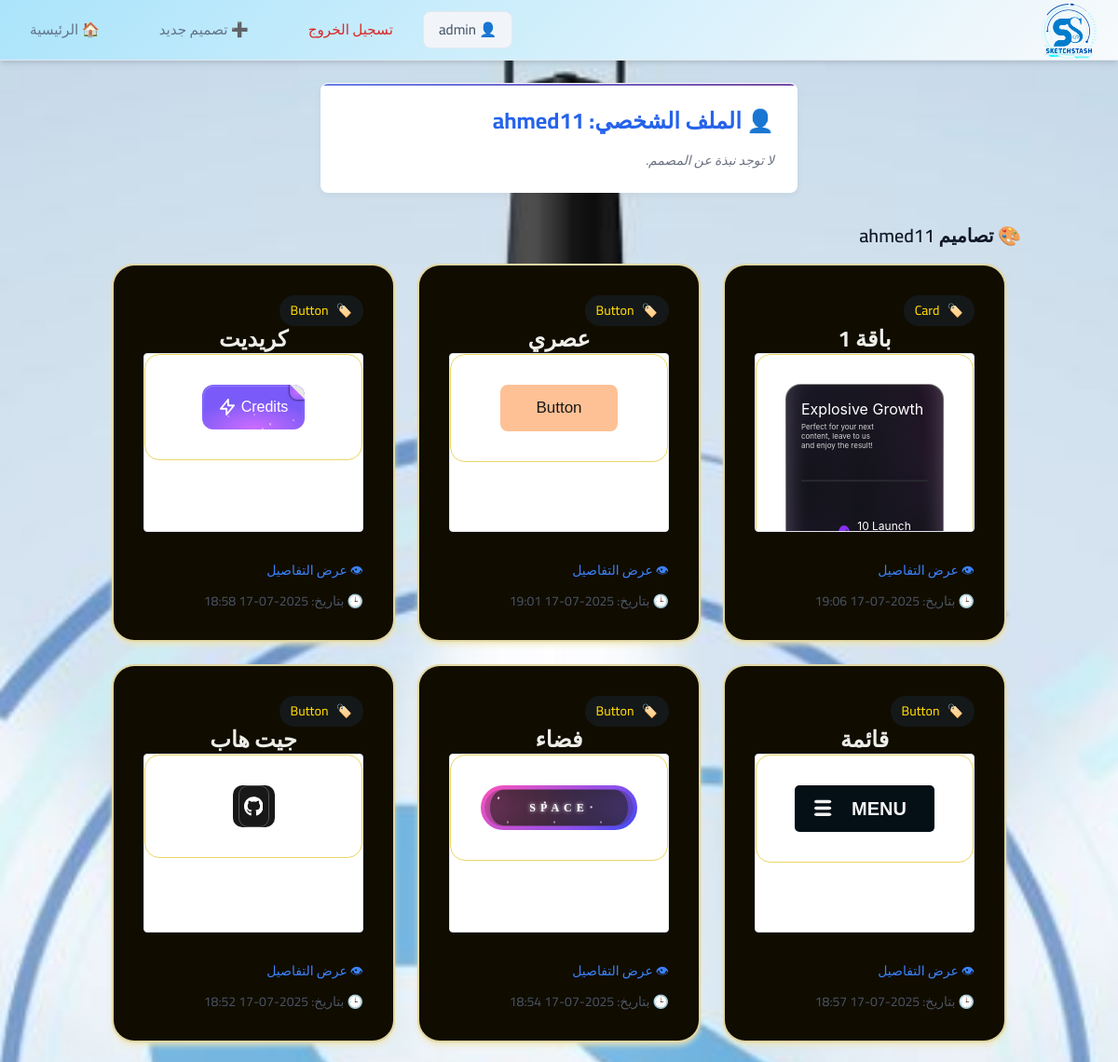
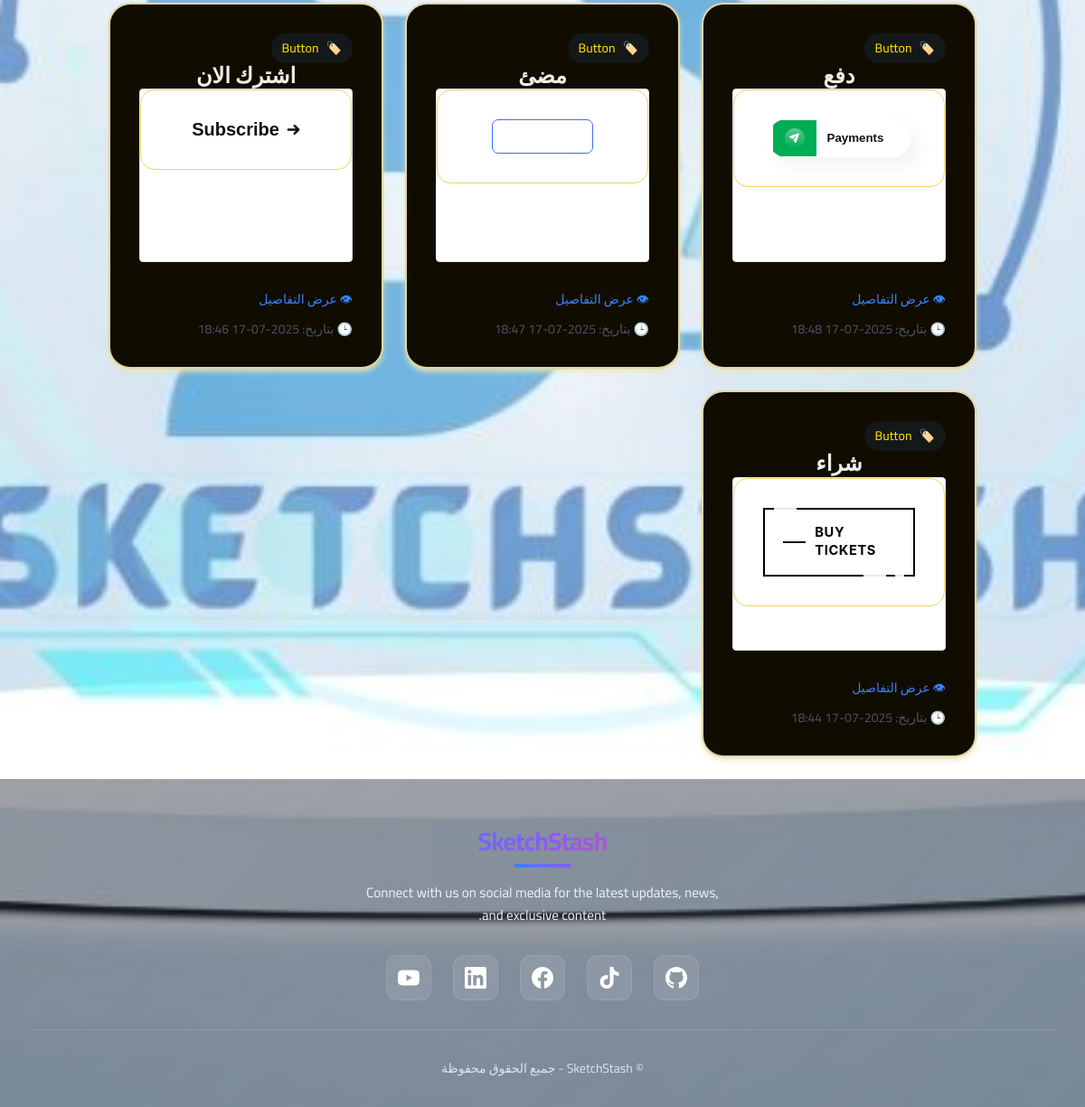
The page /designer/ahmed11/ (signed in) on the database its author committed (2 pictures, top to bottom).
### designs/models.py (models this page shows, shortened)
class Design(models.Model):
    DESIGN_TYPES = [
        ('button', 'Button'),
        ('card', 'Card'),
        ('navbar', 'Navbar'),
        ('header', 'Header'),
        ('form', 'Form'),
        ('input', 'Input'),
        ('loader', 'Loader'),
        ('radio', 'Radio Button'),
        ('other', 'Other'),
    ]
    name = models.CharField(max_length=100)
    description = models.TextField(blank=True)
    design_type = models.CharField(max_length=20, choices=DESIGN_TYPES)
    html_code = models.TextField()
    css_code = models.TextField()
    creator = models.ForeignKey(User, on_delete=models.CASCADE, related_name='designs')
    created_at = models.DateTimeField(auto_now_add=True)

### designs/views.py (the view)
# urls.py: path('designer/<str:username>/', views.designer_profile, name='designer_profile'),
def designer_profile(request, username):
    user = get_object_or_404(User, username=username)
    designs = Design.objects.filter(creator=user).order_by('-created_at')
    return render(request, 'designs/designer_profile.html', {
        'designer': user,
        'designs': designs
    })

### designs/templates/designs/designer_profile.html (shortened to what this page needs)
{% extends 'designs/base.html' %}
{% block content %}
  <div class="form-box mb-8">
    <h1 class="text-2xl font-bold text-blue-600 mb-4">👤 الملف الشخصي: {{ designer.username }}</h1>
    {% if designer.profile.bio %}
      <p class="text-sm text-gray-700 mt-2">📝 نبذة: {{ designer.profile.bio }}</p>
    {% else %}
      <p class="text-sm text-gray-500 italic mt-2">لا توجد نبذة عن المصمم.</p>
    {% endif %}
  </div>
  <h2 class="text-xl font-semibold mb-4">🎨 تصاميم {{ designer.username }}</h2>
  {% if designs %}
    <div class="design-grid">
      {% for design in designs %}
        <div class="design-card">
          <div class="card-info">
               <div class="design-type">
                    <span>🏷️</span>
                    <span>{{ design.get_design_type_display }}</span>
                </div>
               <div class="card-content">
                <h2 class="design-title">{{ design.name }}</h2>
          </div>
            <div class="">
              <iframe
                id="preview-iframe-{{ design.id }}"
                class="w-full h-48 border rounded bg-white"
                onload="
                  const iframe = this;
                  const doc = iframe.contentWindow.document;
                  doc.open();
                  doc.write(`<!DOCTYPE html> <html>
                  <head> <style>
                body { margin: 0; padding: 2rem; font-family: -apple-system, BlinkMacSystemFont,
                'Segoe UI', Roboto, sans-serif;
                align-items: center; display: flex; justify-content: center;
                border: 1px solid #ead666; border-radius: 1rem;
                }
                    {{ design.css_code|escapejs }}
                    </style>
                  </head>{{ design.html_code|escapejs }}</body></html>`);
                  doc.close();
                ">
              </iframe>
            </div>
          </div>
          <div class="text-right mt-3">
            <a href="{% url 'design_detail' design.pk %}" class="text-sm text-blue-500 hover:underline">👁 عرض التفاصيل</a>
          </div>
          <div class="text-sm text-gray-600 mt-3">
            🕒 بتاريخ: {{ design.created_at|date:"Y-m-d H:i" }}
          </div>
        </div>
      {% endfor %}
    </div>
  {% else %}
    <p class="text-gray-500">لا توجد تصاميم لهذا المصمم حتى الآن.</p>
  {% endif %}
{% endblock %}

### designs/templates/designs/base.html (shortened to what this page needs)
<!DOCTYPE html>
<html lang="ar" dir="rtl">
<head>
    {% load static %}
    <script src="https://cdn.tailwindcss.com"></script>
    <link rel="stylesheet" href="{% static 'css/stylebox.css' %}">
</head>
<body class="bg-gray-100 text-gray-900 min-h-screen flex flex-col" style="font-family: 'Cairo', sans-serif;">
<nav class="navbar" id="navbar">
    <div class="navbar-container">
        <a href="/" class="navbar-logo">
            <img src="{% static 'images/logo.png' %}" alt="SketchStash" class="h-8">
        </a></a>
        <div class="navbar-menu" id="navbar-menu">
            <a href="{% url 'design_list' %}" class="navbar-link">🏠 الرئيسية</a>
            <a href="{% url 'create_design' %}" class="navbar-link">➕ تصميم جديد</a>
            {% if user.is_authenticated %}
                <div class="navbar-auth">
                    <a href="{% url 'profile' %}" class="navbar-link navbar-profile">👤 {{ user.username }}</a>
                    <form method="POST" action="{% url 'logout' %}" style="display: inline;">
                        <button type="submit" class="navbar-logout">تسجيل الخروج</button>
                    </form>
                </div>
            {% else %}
                <div class="navbar-auth">
                    <a href="{% url 'login' %}" class="navbar-link navbar-login">تسجيل الدخول</a>
                    <a href="{% url 'register' %}" class="navbar-link navbar-register">حساب جديد</a>
                </div>
            {% endif %}
        </div>
    </div>
</nav>
    <main class="flex-grow container mx-auto px-4 py-6">
        {% block content %}{% endblock %}
    </main>
    <footer class="footer">
        <div class="footer-container">
            <div class="footer-content">
                <div>
                    <h1 class="page-title">SketchStash</h1>
                    <p class="footer-description">
                        Connect with us on social media for the latest updates, news, and exclusive content.
                    </p>
                </div>
                <div class="social-links">
                    <a href="https://github.com/yourusername" class="social-link github" data-tooltip="GitHub" target="_blank" rel="noopener">
                    </a>
                    <a href="https://tiktok.com/@yourusername" class="social-link tiktok" data-tooltip="TikTok" target="_blank" rel="noopener">
                    </a>
                    <a href="https://facebook.com/yourusername" class="social-link facebook" data-tooltip="Facebook" target="_blank" rel="noopener">
                    </a>
                    <a href="https://linkedin.com/in/yourusername" class="social-link linkedin" data-tooltip="LinkedIn" target="_blank" rel="noopener">
                    </a>
                    <a href="https://youtube.com/@yourusername" class="social-link youtube" data-tooltip="YouTube" target="_blank" rel="noopener">
                    </a>
                </div>
            </div>
            <div class="footer-bottom">
                <p> &copy; {{ now|date:"Y" }} SketchStash - جميع الحقوق محفوظة</p>
            </div>
        </div>
    </footer>
</body>
</html>

### rows shown on the page
Design: design_type "Card", name "باقة 1", created_at "2025-07-17 19:06"
Design: design_type "Button", name "عصري", created_at "2025-07-17 19:01"
Design: design_type "Button", name "كريديت", created_at "2025-07-17 18:58"
Design: design_type "Button", name "قائمة", created_at "2025-07-17 18:57"
Design: design_type "Button", name "فضاء", created_at "2025-07-17 18:54"
Design: design_type "Button", name "جيت هاب", created_at "2025-07-17 18:52"
Design: design_type "Button", name "دفع", created_at "2025-07-17 18:48"
Design: design_type "Button", name "مضئ", created_at "2025-07-17 18:47"
Design: design_type "Button", name "اشترك الان", created_at "2025-07-17 18:46"
Design: design_type "Button", name "شراء", created_at "2025-07-17 18:44"

### other values the page prints
{{ user.username }} "admin"
{{ designer.username }} "ahmed11"
